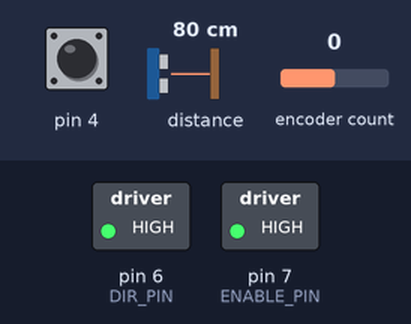
Recording of a sketch running on a simulated Arduino Uno, built with avr-gcc and run on an emulated ATmega328P. Shown: switched loads named in the sketch (green lamp = pin HIGH). Inputs (shaded band) come from the test bench; at power-on: pin 4 HIGH, distance to the obstacle 80 cm, encoder count 0.

Above: at 0.2 s.
Timing chart, 0 to 1.7 s (numbered marks = the images above):
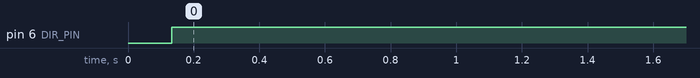

Measured:
- by itself, pin 6 (DIR_PIN): LOW → HIGH at 0.13 s

The sketch:

Main.ino
```cpp
#include <Wire.h>
#include <VL53L0X.h>
#include <GyverEncoder.h>

// encoder pins
#define CLK 2
#define DT 3
#define SW 4

// library initialization
Encoder enc1(CLK, DT, SW);
VL53L0X sensor;

// for connection
const int ESPEED_PIN = 1;       // motor step length
const int DIR_PIN = 6;           // motor direction
const int ENABLE_PIN = 7;        // off/on driver
const int LIMIT_SWITCH = 10;

const int REQUIRED_DISTANCE = 103;
float tolerance = 2;

// distance scan
int scanDistance() {

    int sum = 0;
    for(int count = 0; count < 4; count++) {
        if (sensor.timeoutOccurred()) {
            Serial.println("Sensor timeout!");
            continue;
        }
        int distance = sensor.readRangeSingleMillimeters();
        sum += distance;
    }

    int currentDistance = sum / 4;
    return currentDistance;
}

void isr() {
    enc1.tick();
}

void setup() {
    Serial.begin(9600);

    //init of encoder
    enc1.setType(TYPE2);
    attachInterrupt(digitalPinToInterrupt(CLK), isr, CHANGE);

    //init of distance sensor
    Wire.begin();
    sensor.setTimeout(100);
    if (!sensor.init()) {
        Serial.println("Failed to initialize VL53L0X!");
        while (1);
    }
    sensor.startContinuous();

    //pins init
    pinMode(DIR_PIN, OUTPUT);
    pinMode(ENABLE_PIN, OUTPUT);
    pinMode(LIMIT_SWITCH, INPUT);
    pinMode(ESPEED_PIN, OUTPUT);

    //driver off at the start
    digitalWrite(ENABLE_PIN, HIGH);
}

void loop(){

    enc1.tick();
    int currentDistance = scanDistance();

    if (abs(currentDistance - REQUIRED_DISTANCE) <= tolerance) {
        digitalWrite(ENABLE_PIN, LOW);
    } else {
        digitalWrite(ENABLE_PIN, HIGH);

        if (currentDistance > REQUIRED_DISTANCE) {
            digitalWrite(DIR_PIN, HIGH);
        } else {
            digitalWrite(DIR_PIN, LOW);
        }
    }
}
```
